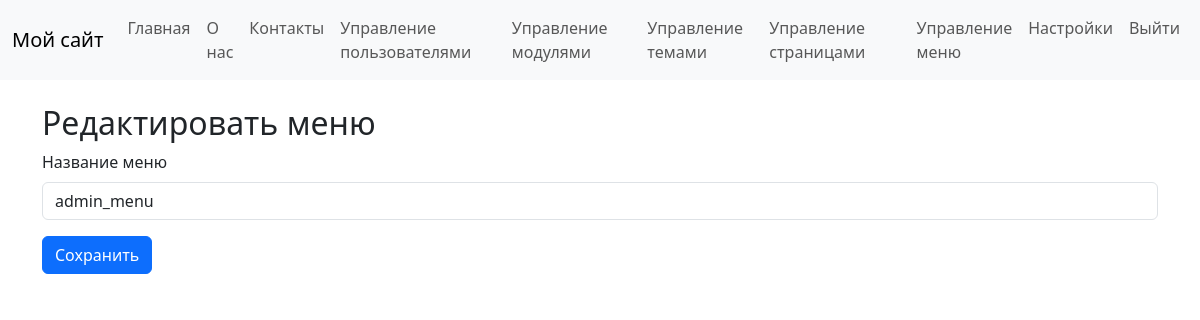
The app's page /admin/menus/edit/3 (signed in) with its own data.
### tables this page shows
CREATE TABLE `menu_items` (
                              `id` int NOT NULL,
                              `menu_id` int NOT NULL,
                              `title` varchar(255) NOT NULL,
                              `url` varchar(255) NOT NULL,
                              `parent_id` int DEFAULT NULL,
                              `position` int NOT NULL DEFAULT '0'
);

CREATE TABLE `menus` (
                         `id` int NOT NULL,
                         `name` varchar(100) NOT NULL
);

### core/View.php (called while the page is built)
<?php
class View
{
    public static function render($template, $data = [], $module = false): void
    {
        PageRenderer::render($template, $data, $module);
    }
}

### core/controllers/AdminMenuController.php (called while the page is built, shortened)
<?php
class AdminMenuController
{
    public function editMenu($id)
    {
        $menu = Menu::findById($id);
        View::render('admin/edit_menu', ['menu' => $menu]);
    }
}

### core/Router.php (called while the page is built, shortened)
<?php
class Router
{
    private $routes = [];
    public function add($route, $callback)
    {
        $route = trim($route, '/');
        $route = '#^' . $route . '$#';
        $this->routes[$route] = $callback;
    }
    public function dispatch()
    {
        $url = isset($_GET['url']) ? $_GET['url'] : '';
        $url = trim($url, '/');
        foreach ($this->routes as $pattern => $callback) {
            if (preg_match($pattern, $url, $params)) {
                if (is_callable($callback)) {
                    return call_user_func_array($callback, array_slice($params, 1));
                } elseif (is_array($callback)) {
                    $controller = $callback[0];
                    $method = $callback[1];
                    return call_user_func_array([$controller, $method], array_slice($params, 1));
                }
            }
        }
    }
}

### public/index.php (called while the page is built, shortened)
<?php
require_once __DIR__ . '/../core/init.php';
$router = new Router();
$router->add('', function () {
    $page = Page::findByType('home');
    if ($page && $page->status == 'published') {
        View::render('page', ['page' => $page]);
    } else {
        echo 'Главная страница не настроена';
    }
});
$settingsController = new SettingsController();
$router->add('admin/settings', [$settingsController, 'index']);
$router->add('admin/settings/update', [$settingsController, 'update']);
$authController = new AuthController();
$router->add('login', [$authController, 'login']);
$router->add('logout', [$authController, 'logout']);
$router->add('register', [$authController, 'register']);
$adminController = new AdminController();
$router->add('admin', [$adminController, 'index']);
$router->add('admin/users', [$adminController, 'users']);
$router->add('admin/users/edit/(\d+)', [$adminController, 'editUser']);
$router->add('admin/users/delete/(\d+)', [$adminController, 'deleteUser']);
$router->add('admin/modules', [$adminController, 'modules']);
$router->add('admin/modules/enable/([a-zA-Z0-9_]+)', [$adminController, 'enableModule']);
$router->add('admin/modules/disable/([a-zA-Z0-9_]+)', [$adminController, 'disableModule']);
$router->add('admin/themes', [$adminController, 'themes']);
$router->add('admin/themes/activate/([a-zA-Z0-9_]+)', [$adminController, 'activateTheme']);
$router->add('admin/pages', [$adminController, 'pages']);
$router->add('admin/pages/create', [$adminController, 'createPage']);
$router->add('admin/pages/edit/(\d+)', [$adminController, 'editPage']);
$router->add('admin/pages/delete/(\d+)', [$adminController, 'deletePage']);
$adminMenuController = new AdminMenuController();
$router->add('admin/menus', [$adminMenuController, 'menus']);
$router->add('admin/menus/create', [$adminMenuController, 'createMenu']);
$router->add('admin/menus/edit/(\d+)', [$adminMenuController, 'editMenu']);
$router->add('admin/menus/delete/(\d+)', [$adminMenuController, 'deleteMenu']);
$router->add('admin/menus/items/(\d+)', [$adminMenuController, 'manageMenuItems']);
$router->add('admin/menus/items/create/(\d+)', [$adminMenuController, 'createMenuItem']);
$router->add('admin/menus/items/edit/(\d+)', [$adminMenuController, 'editMenuItem']);
$router->add('admin/menus/items/delete/(\d+)', [$adminMenuController, 'deleteMenuItem']);
$pageController = new PageController();
$router->add('(.+)', [$pageController, 'viewPage']);
$router->dispatch();

### core/helpers/url_helper.php (called while the page is built)
<?php
function base_url($path = '')
{
    return rtrim(BASE_URL, '/') . '/' . ltrim($path, '/');
}

### core/Database.php (called while the page is built, shortened)
<?php
class Database
{
    private static $connection;
    public static function connect($host, $user, $pass, $dbname)
    {
        self::$connection = new mysqli($host, $user, $pass, $dbname);
        self::$connection->set_charset('utf8mb4');
    }
    public static function prepare($sql)
    {
        $stmt = self::$connection->prepare($sql);
        return $stmt;
    }
}

### core/models/Menu.php (called while the page is built, shortened)
<?php
class Menu
{
    public $id;
    public static function findById($id)
    {
        $stmt = Database::prepare("SELECT * FROM menus WHERE id = ?");
        $stmt->bind_param('i', $id);
        $stmt->execute();
        $result = $stmt->get_result();
        return $result->fetch_object('Menu');
    }
    public static function findByName($name)
    {
        $stmt = Database::prepare("SELECT * FROM menus WHERE name = ?");
        $stmt->bind_param('s', $name);
        $stmt->execute();
        $result = $stmt->get_result();
        return $result->fetch_object('Menu');
    }
    public function getItems()
    {
        return MenuItem::findByMenuId($this->id);
    }
}

### core/init.php (called while the page is built, shortened)
<?php
spl_autoload_register(function ($class_name) {
    $paths = [
        __DIR__ . '/' . $class_name . '.php',
        __DIR__ . '/helpers/' . $class_name . '.php',
        __DIR__ . '/models/' . $class_name . '.php',
        __DIR__ . '/controllers/' . $class_name . '.php',
    ];
    foreach (glob(__DIR__ . '/../modules/*', GLOB_ONLYDIR) as $moduleDir) {
        $modulePaths = [
            $moduleDir . '/controller.php',
            $moduleDir . '/model.php',
        ];
        foreach (['controllers', 'models'] as $subDir) {
            $subDirPath = $moduleDir . '/' . $subDir;
        }
        $paths = array_merge($paths, $modulePaths);
    }
    foreach ($paths as $path) {
        if (file_exists($path)) {
            if (class_exists($class_name, false)) {
                return;
            }
        }
    }
});

### core/models/MenuItem.php (called while the page is built, shortened)
<?php
class MenuItem
{
    public static function findByMenuId($menu_id)
    {
        $stmt = Database::prepare("SELECT * FROM menu_items WHERE menu_id = ? ORDER BY position ASC");
        $stmt->bind_param('i', $menu_id);
        $stmt->execute();
        $result = $stmt->get_result();
        $items = [];
        while ($row = $result->fetch_assoc()) {
            $item = new self();
            $item->id = $row['id'];
            $item->menu_id = $row['menu_id'];
            $item->title = $row['title'];
            $item->url = $row['url'];
            $item->parent_id = $row['parent_id'];
            $item->position = $row['position'];
            $items[] = $item;
        }
        return $items;
    }
}

### core/helpers/html_helper.php (called while the page is built)
<?php
function escape($string)
{
    return htmlspecialchars($string, ENT_QUOTES, 'UTF-8');
}

### core/Auth.php (called while the page is built, shortened)
<?php
class Auth
{
    public static function check()
    {
        return isset($_SESSION['user_id']);
    }
    public static function user()
    {
        if (self::check()) {
            return User::findById($_SESSION['user_id']);
        }
        return null;
    }
    public static function isAdmin()
    {
        $user = self::user();
        if ($user) {
            return in_array('admin', $user->getRoles());
        }
        return false;
    }
}

### core/models/User.php (called while the page is built, shortened)
<?php
class User
{
    public $id;
    public static function findById($id)
    {
        $stmt = Database::prepare("SELECT * FROM users WHERE id = ?");
        $stmt->bind_param('i', $id);
        $stmt->execute();
        $result = $stmt->get_result();
        return $result->fetch_object('User');
    }
    public function getRoles()
    {
        $stmt = Database::prepare("SELECT r.name FROM roles r JOIN user_roles ur ON r.id = ur.role_id WHERE ur.user_id = ?");
        $stmt->bind_param('i', $this->id);
        $stmt->execute();
        $result = $stmt->get_result();
        $roles = [];
        while ($row = $result->fetch_assoc()) {
            $roles[] = $row['name'];
        }
        return $roles;
    }
}

### themes/default/templates/admin/edit_menu.php (the view, shortened to what this page needs)
<?php View::render('header', []); ?>
    <h2><?= $menu ? 'Редактировать меню' : 'Создать новое меню' ?></h2>
    <form method="post" action="">
        <div class="mb-3">
            <label for="name" class="form-label">Название меню</label>
            <input type="text" name="name" id="name" class="form-control" value="<?= escape($menu->name ?? '') ?>" required>
        </div>
        <button type="submit" class="btn btn-primary">Сохранить</button>
    </form>

### themes/default/templates/header.php (shortened to what this page needs)
<?php
$mainMenu = Menu::findByName('main_menu');
$menuItems = $mainMenu ? $mainMenu->getItems() : [];
?>
<!DOCTYPE html>
<html lang="ru">
<head>
    <link href="https://cdn.jsdelivr.net/npm/bootstrap@5.3.0/dist/css/bootstrap.min.css" rel="stylesheet">
</head>
<body>
<nav class="navbar navbar-expand-lg navbar-light bg-light">
    <div class="container-fluid">
        <a class="navbar-brand" href="<?= base_url() ?>">Мой сайт</a>
        <div class="collapse navbar-collapse" id="navbarNav">
            <ul class="navbar-nav me-auto">
                <?php foreach ($menuItems as $item): ?>
                    <li class="nav-item">
                        <a class="nav-link" href="<?= escape($item->url) ?>"><?= escape($item->title) ?></a>
                    </li>
                <?php endforeach; ?>
            </ul>
            <ul class="navbar-nav">
                <?php if (Auth::check()): ?>
                    <?php if (Auth::isAdmin()): ?>
                        <?php
                        $adminMenu = Menu::findByName('admin_menu');
                        $adminMenuItems = $adminMenu ? $adminMenu->getItems() : [];
                        ?>
                        <?php foreach ($adminMenuItems as $adminItem): ?>
                            <li class="nav-item">
                                <a class="nav-link" href="<?= escape($adminItem->url) ?>"><?= escape($adminItem->title) ?></a>
                            </li>
                        <?php endforeach; ?>
                    <?php endif; ?>
                    <li class="nav-item">
                        <a class="nav-link" href="<?= base_url('logout') ?>">Выйти</a>
                    </li>
                <?php endif; ?>
            </ul>
        </div>
    </div>
</nav>
<div class="container mt-4">

### records on screen
menu_items: title "Главная"
menu_items: title "О нас"
menu_items: title "Контакты"
menu_items: title "Управление пользователями"
menu_items: title "Управление модулями"
menu_items: title "Управление темами"
menu_items: title "Управление страницами"
menu_items: title "Управление меню"
menu_items: title "Настройки"
menus: name "admin_menu"
